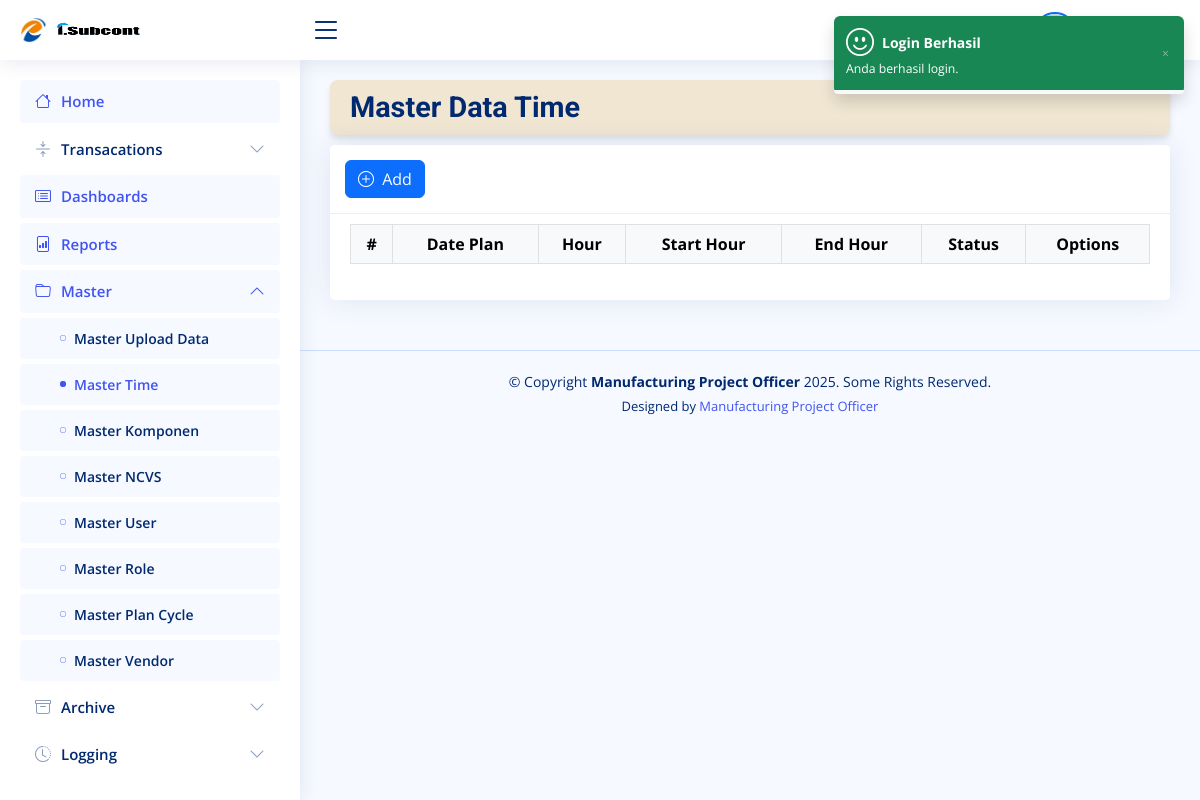
Page /pages/master-time.php (signed in) on the earlier database version.
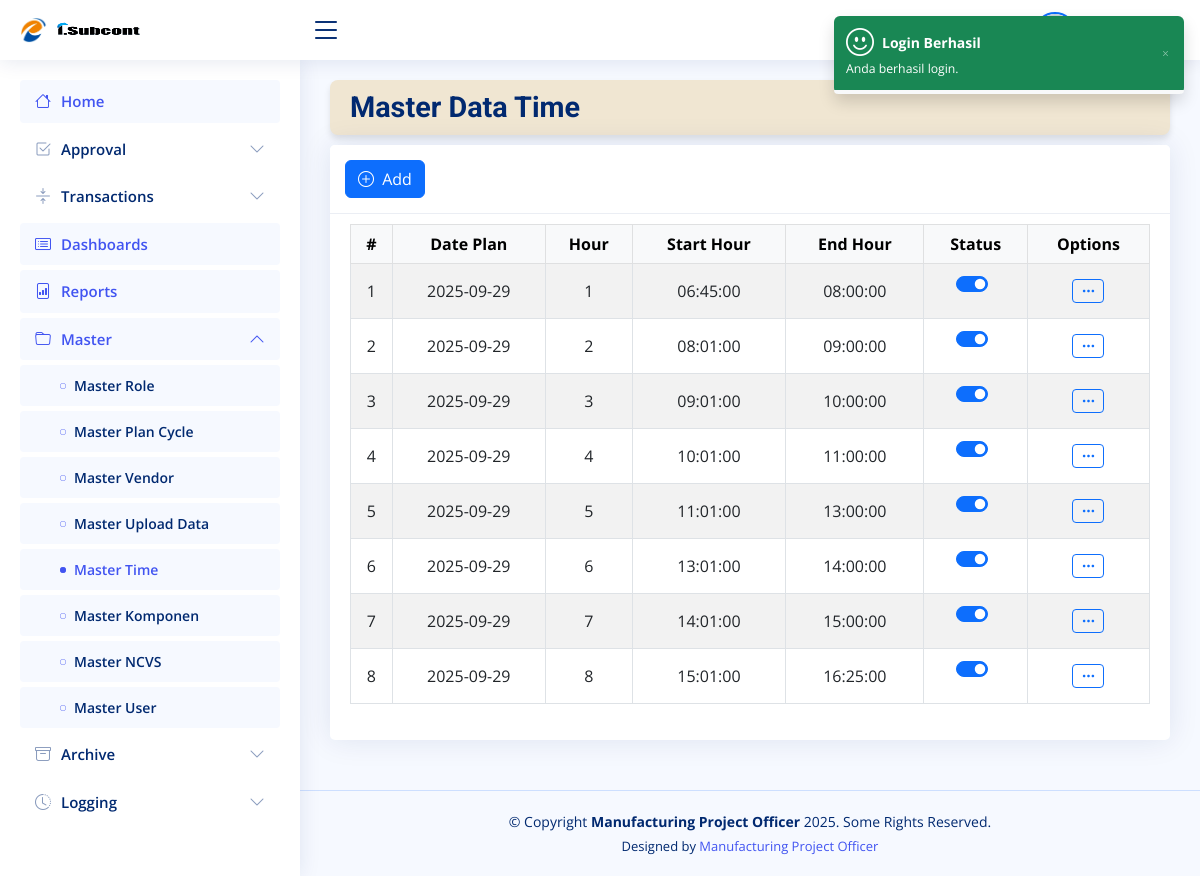
Same page on the later database version.
### tables this page shows
CREATE TABLE `menus` (
  `id` int(11) NOT NULL,
  `name` varchar(100) NOT NULL,
  `key_name` varchar(100) NOT NULL,
  `url` varchar(150) DEFAULT NULL,
  `icon` varchar(50) DEFAULT NULL,
  `parent_id` int(11) DEFAULT NULL,
  `ordering` int(11) DEFAULT 0,
  `is_active` tinyint(1) DEFAULT 1
);

CREATE TABLE `tbl_time` (
  `id_time` int(11) NOT NULL,
  `date_plan` date NOT NULL,
  `hour` varchar(10) NOT NULL,
  `start_hour` time NOT NULL,
  `end_hour` time NOT NULL,
  `status` tinyint(1) NOT NULL,
  `updated_by` varchar(50) NOT NULL,
  `updated_at` timestamp NOT NULL DEFAULT current_timestamp()
);

### pages/master-time.php (the view, shortened to what this page needs)
<?php
require_once __DIR__ . '/../config/auth.php';
$today = date('Y-m-d');
$sql = "SELECT *
        FROM tbl_time
        WHERE date_plan = ?
        ORDER BY start_hour ASC, hour ASC";
$stmt = $conn->prepare($sql);
$stmt->bind_param("s", $today);
$stmt->execute();
$result = $stmt->get_result();
$times = [];
while ($row = $result->fetch_assoc()) {
  $times[] = $row;
}
?>
<!DOCTYPE html>
<html lang="en">
<head>
  <link href="../assets/vendor/bootstrap/css/bootstrap.min.css" rel="stylesheet">
  <link href="../assets/vendor/bootstrap-icons/bootstrap-icons.css" rel="stylesheet">
  <link href="../assets/vendor/boxicons/css/boxicons.min.css" rel="stylesheet">
  <link href="../assets/vendor/quill/quill.snow.css" rel="stylesheet">
  <link href="../assets/vendor/quill/quill.bubble.css" rel="stylesheet">
  <link href="../assets/vendor/remixicon/remixicon.css" rel="stylesheet">
  <link href="../assets/vendor/simple-datatables/style.css" rel="stylesheet">
  <link href="../assets/css/style.css" rel="stylesheet">
  <link href="https://cdn.jsdelivr.net/npm/select2@4.1.0-rc.0/dist/css/select2.min.css" rel="stylesheet" />
  <link href="https://cdn.jsdelivr.net/npm/select2@4.1.0-rc.0/dist/css/select2.min.css" rel="stylesheet" />
  <link rel="stylesheet" href="https://cdn.datatables.net/1.13.6/css/dataTables.bootstrap5.min.css">
  <link rel="stylesheet" href="https://cdn.datatables.net/buttons/2.4.1/css/buttons.bootstrap5.min.css">
  <link rel="stylesheet" href="https://cdn.datatables.net/responsive/2.5.0/css/responsive.bootstrap5.min.css">
</head>
<body>
  <?php
  include_once __DIR__ . '/../includes/header.php';
  ?>
  <main id="main" class="main">
    <div class="pagetitle text-black" style="background-color: #f0e6d2; padding: 10px 20px; border-radius: 8px; box-shadow: 0 4px 6px rgba(0,0,0,0.1);">
      <h1 style="font-size: 1.8rem; font-weight: 700; font-family: 'Roboto', sans-serif;">
        Master Data Time
      </h1>
    </div>
    <section class="section">
      <div class="row">
        <div class="col-lg-12">
          <div class="card">
            <div class="card-header text-black">
              <div class="d-flex justify-content-between align-items-center w-100">
                <button type="button" class="btn btn-primary" data-bs-toggle="modal" data-bs-target="#tambahPlanCycle">
                  <i class="bi bi-plus-circle me-1"></i> Add
                </button>
              </div>
            </div>
            <div class="card-body" style="margin-top: 10px;">
              <div class="table-responsive" id="userTable">
                <table id="example1" class="table table-bordered table-striped text-center align-middle">
                  <thead class="table-light">
                    <tr>
                      <th class="text-center">#</th>
                      <th class="text-center">Date Plan</th>
                      <th class="text-center">Hour</th>
                      <th class="text-center">Start Hour</th>
                      <th class="text-center">End Hour</th>
                      <th class="text-center">Status</th>
                      <th class="text-center">Options</th>
                    </tr>
                  </thead>
                  <tbody>
                    <?php $i = 1; ?>
                    <?php foreach ($times as $time): ?>
                      <tr>
                        <td><?= $i++; ?></td>
                        <td><?= htmlspecialchars($time['date_plan']); ?></td>
                        <td><?= htmlspecialchars($time['hour']); ?></td>
                        <td><?= htmlspecialchars($time['start_hour']); ?></td>
                        <td><?= htmlspecialchars($time['end_hour']); ?></td>
                        <td>
                          <div class="form-check form-switch d-flex justify-content-center">
                            <form action="./../config/function.php" method="post">
                              <input
                                class="form-check-input"
                                type="checkbox"
                                name="status"
                                value="1"
                                onchange="this.form.submit()"
                                <?= $time['status'] == 1 ? 'checked' : ''; ?>>
                            </form>
                          </div>
                        </td>
                        <td>
                          <div class="dropdown">
                            <button class="btn btn-sm btn-outline-primary" type="button" id="dropdownMenu<?= $time['id_time']; ?>" data-bs-toggle="dropdown" aria-expanded="false">
                              <i class="bi bi-three-dots"></i>
                            </button>
                          </div>
                        </td>
                      </tr>
                    <?php endforeach; ?>
                  </tbody>
                </table>
              </div>
            </div>
          </div>
        </div>
      </div>
    </section>
  </main>
  <?php include_once __DIR__ . '/../includes/footer.php' ?>
  <link href="https://cdn.jsdelivr.net/npm/select2@4.1.0-rc.0/dist/css/select2.min.css" rel="stylesheet" />
  <?php include_once __DIR__ . '/../includes/notification.php'; ?>
</body>
</html>

### includes/header.php (shortened to what this page needs)
<header id="header" class="header fixed-top d-flex align-items-center">
  <div class="d-flex align-items-center justify-content-between">
    <a href="./../pages/index.php" class="logo d-flex align-items-center">
      <img src="../assets/img/Logo-Stg.png" alt="">
      <img src="../assets/img/isubcont.png" alt="" style="width: 90px; height: 110px;">
    </a>
    <i class="bi bi-list toggle-sidebar-btn"></i>
  </div>
  <nav class="header-nav ms-auto">
    <ul class="d-flex align-items-center">
      <li class="nav-item dropdown pe-3">
        <a class="nav-link nav-profile d-flex align-items-center pe-0" href="#" data-bs-toggle="dropdown">
          <span class="d-none d-md-block dropdown-toggle ps-2 fw-semibold text-dark">
          </span>
        </a>
      </li>
    </ul>
  </nav>
</header>
<aside id="sidebar" class="sidebar">
  <ul class="sidebar-nav" id="sidebar-nav">
    <?php
     $role_id = isset($_SESSION['role_id']) ? (int)$_SESSION['role_id'] : 0;
     $page = $page ?? '';
     $sql = "SELECT m.*
         FROM menus m
         JOIN role_permissions rp ON rp.menu_id = m.id
         WHERE rp.role_id = '{$role_id}' AND rp.allowed = 1
         ORDER BY COALESCE(m.parent_id, 0), m.ordering ASC";
     $res = mysqli_query($conn, $sql);
     $menusByParent = [];
     $menusById = [];
     while ($r = mysqli_fetch_assoc($res)) {
       $r['id'] = (int)$r['id'];
       $r['parent_id'] = is_null($r['parent_id']) || $r['parent_id'] === '' ? 0 : (int)$r['parent_id'];
       $menusByParent[$r['parent_id']][] = $r;
       $menusById[$r['id']] = $r;
     }
     $activeMenuId = null;
     foreach ($menusById as $id => $m) {
       if (!empty($m['key_name']) && $m['key_name'] === $page) {
         $activeMenuId = $id;
         break;
       }
     }
     $openIds = [];
     if ($activeMenuId) {
       $cursor = $activeMenuId;
       while (!empty($menusById[$cursor]['parent_id'])) {
         $parent = (int)$menusById[$cursor]['parent_id'];
         $openIds[$parent] = true;
         $cursor = $parent;
       }
     }
     function renderMenuTree($parent_id, $menusByParent, $menusById, $activeMenuId, $openIds)
     {
       foreach ($menusByParent[$parent_id] as $menu) {
         $id = (int)$menu['id'];
         $hasChild = !empty($menusByParent[$id]);
         $isActive = ($activeMenuId === $id);
         $isOpen   = isset($openIds[$id]);
         $icon = $menu['icon'] ?: ($hasChild ? 'bi bi-folder' : 'bi bi-circle');
         echo '<li class="nav-item">';
         if ($hasChild) {
           echo '<a class="nav-link ' . ($isOpen ? '' : 'collapsed') . '" data-bs-target="#menu-' . $id . '" data-bs-toggle="collapse" href="#">';
           echo '<i class="' . htmlspecialchars($icon) . '"></i><span>' . htmlspecialchars($menu['name']) . '</span>';
           echo '<i class="bi bi-chevron-down ms-auto"></i></a>';
           echo '<ul id="menu-' . $id . '" class="nav-content collapse ' . ($isOpen ? 'show' : '') . '" data-bs-parent="#sidebar-nav">';
           renderMenuTree($id, $menusByParent, $menusById, $activeMenuId, $openIds);
           echo '</ul>';
         } else {
           echo '<a class="nav-link ' . ($isActive ? 'active' : '') . '" href="' . htmlspecialchars($menu['url']) . '">';
           echo '<i class="' . htmlspecialchars($icon) . '"></i><span>' . htmlspecialchars($menu['name']) . '</span></a>';
         }
         echo '</li>';
       }
     }
     renderMenuTree(0, $menusByParent, $menusById, $activeMenuId, $openIds);
     ?>
  </ul>
</aside>

### includes/footer.php (shortened to what this page needs)
<footer id="footer" class="footer">
   <div class="copyright">
     &copy; Copyright <strong><span>Manufacturing Project Officer</span></strong> <?php echo date('Y'); ?>. Some Rights Reserved.
     </div>
   <div class="credits">
     Designed by <a href="users-profile.php">Manufacturing Project Officer</a>
   </div>
 </footer>

### includes/notification.php (shortened to what this page needs)
<?php
if (isset($_SESSION['login_status'])):
    $login_status  = $_SESSION['login_status'];
    $login_success = $login_status === 'success';
    $login_icon    = $login_success ? 'bi-emoji-smile me-2 fs-3' : 'bi-emoji-neutral me-2 fs-3';
    $login_title   = $login_success ? 'Login Berhasil' : 'Login Gagal';
    $login_message = $login_success
        ? 'Anda berhasil login.'
        : 'NIK atau Password salah. Hubungi Admin jika memerlukan bantuan.';
?>
  <div class="position-fixed top-0 end-0 p-3" style="z-index: 9999">
    <div id="liveToast" class="toast align-items-center text-white bg-<?= $login_status ?> border-0 show"
         role="alert" aria-live="assertive" aria-atomic="true">
      <div class="d-flex">
        <div class="toast-body">
          <div class="d-flex align-items-center mb-1">
            <i class="bi <?= $login_icon ?>"></i>
            <strong><?= $login_title ?></strong>
          </div>
          <small><?= $login_message ?></small>
        </div>
        <button type="button" class="btn-close btn-close-white me-2 m-auto"
                data-bs-dismiss="toast" aria-label="Close"></button>
      </div>
      <div class="toast-progress bg-light">
      </div>
    </div>
  </div>
<?php endif; ?>

### assets/css/style.css (style rules this page uses)
:root { scroll-behavior: smooth; }
body { font-family: "Open Sans", sans-serif; background: #f6f9ff; color: #444444; }
a { color: #4154f1; text-decoration: none; }
h1, h2, h3, h4, h5, h6 { font-family: "Nunito", sans-serif; }
#main { margin-top: 60px; padding: 20px 30px; transition: all 0.3s; }
.pagetitle { margin-bottom: 10px; }
.pagetitle h1 { font-size: 24px; margin-bottom: 0; font-weight: 600; color: #012970; }
.card { margin-bottom: 30px; border: none; border-radius: 5px; box-shadow: 0px 0 30px rgba(1, 41, 112, 0.1); }
.card-header, .card-footer { border-color: #ebeef4; background-color: #fff; color: #798eb3; padding: 15px; }
.card-body { padding: 0 20px 20px 20px; }
.btn-close { background-size: 25%; }
.logo { line-height: 1; }
@media (min-width: 1200px) { .logo { width: 280px; } }
.logo img { max-height: 26px; margin-right: 6px; }
.header { transition: all 0.5s; z-index: 997; height: 60px; box-shadow: 0px 2px 20px rgba(1, 41, 112, 0.1); background-color: #fff; padding-left: 20px; }
.header .toggle-sidebar-btn { font-size: 32px; padding-left: 10px; cursor: pointer; color: #012970; }
.header-nav ul { list-style: none; }
.header-nav > ul { margin: 0; padding: 0; }
.header-nav .nav-profile { color: #012970; }
.header-nav .nav-profile span { font-size: 14px; font-weight: 600; }
.sidebar { position: fixed; top: 60px; left: 0; bottom: 0; width: 300px; z-index: 996; transition: all 0.3s; padding: 20px; overflow-y: auto; scrollbar-width: thin; scrollbar-color: #aab7cf transparent; box-shadow: 0px 0px 20px rgba(1, 41, 112, 0.1); background-color: #fff; }
@media (min-width: 1200px) { #main, #footer { margin-left: 300px; } }
.sidebar-nav { padding: 0; margin: 0; list-style: none; }
.sidebar-nav li { padding: 0; margin: 0; list-style: none; }
.sidebar-nav .nav-item { margin-bottom: 5px; }
.sidebar-nav .nav-link { display: flex; align-items: center; font-size: 15px; font-weight: 600; color: #4154f1; transition: 0.3; background: #f6f9ff; padding: 10px 15px; border-radius: 4px; }
.sidebar-nav .nav-link i { font-size: 16px; margin-right: 10px; color: #4154f1; }
.sidebar-nav .nav-link.collapsed { color: #012970; background: #fff; }
.sidebar-nav .nav-link.collapsed i { color: #899bbd; }
.sidebar-nav .nav-link .bi-chevron-down { margin-right: 0; transition: transform 0.2s ease-in-out; }
.sidebar-nav .nav-link:not(.collapsed) .bi-chevron-down { transform: rotate(180deg); }
.sidebar-nav .nav-content { padding: 5px 0 0 0; margin: 0; list-style: none; }
.sidebar-nav .nav-content a { display: flex; align-items: center; font-size: 14px; font-weight: 600; color: #012970; transition: 0.3; padding: 10px 0 10px 40px; transition: 0.3s; }
.sidebar-nav .nav-content a i { font-size: 6px; margin-right: 8px; line-height: 0; border-radius: 50%; }
.sidebar-nav .nav-content a:hover, .sidebar-nav .nav-content a.active { color: #4154f1; }
.sidebar-nav .nav-content a.active i { background-color: #4154f1; }
.footer { padding: 20px 0; font-size: 14px; transition: all 0.3s; border-top: 1px solid #cddfff; }
.footer .copyright { text-align: center; color: #012970; }
.footer .credits { padding-top: 5px; text-align: center; font-size: 13px; color: #012970; }

### pages/master-time.php (style rules this page uses)
.toast-progress { height: 4px; width: 100%; overflow: hidden; border-radius: 0 0 0.375rem 0.375rem; }

Differences in the rows shown:
added menus: name "Approval"
changed menus: name "Transacations" → "Transactions"
changed menus "Master Role": moves up the list
changed menus "Master Plan Cycle": moves up the list
changed menus "Master Vendor": moves up the list
added tbl_time: date_plan "2025-09-29", hour "1", start_hour "06:45:00", end_hour "08:00:00", status "☑"
added tbl_time: date_plan "2025-09-29", hour "2", start_hour "08:01:00", end_hour "09:00:00", status "☑"
added tbl_time: date_plan "2025-09-29", hour "3", start_hour "09:01:00", end_hour "10:00:00", status "☑"
added tbl_time: date_plan "2025-09-29", hour "4", start_hour "10:01:00", end_hour "11:00:00", status "☑"
added tbl_time: date_plan "2025-09-29", hour "5", start_hour "11:01:00", end_hour "13:00:00", status "☑"
added tbl_time: date_plan "2025-09-29", hour "6", start_hour "13:01:00", end_hour "14:00:00", status "☑"
added tbl_time: date_plan "2025-09-29", hour "7", start_hour "14:01:00", end_hour "15:00:00", status "☑"
added tbl_time: date_plan "2025-09-29", hour "8", start_hour "15:01:00", end_hour "16:25:00", status "☑"
